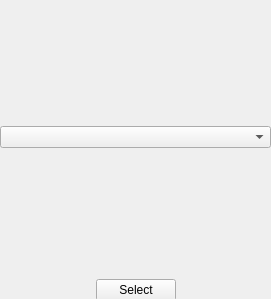
<?xml version="1.0" encoding="UTF-8"?>
<ui version="4.0">
 <class>ProfileSelect</class>
 <widget class="QWidget" name="ProfileSelect">
  <property name="geometry">
   <rect>
    <x>0</x>
    <y>0</y>
    <width>271</width>
    <height>299</height>
   </rect>
  </property>
  <property name="windowTitle">
   <string>Select profile</string>
  </property>
  <widget class="QWidget" name="verticalLayoutWidget">
   <property name="geometry">
    <rect>
     <x>0</x>
     <y>0</y>
     <width>271</width>
     <height>301</height>
    </rect>
   </property>
   <layout class="QVBoxLayout" name="verticalLayout">
    <item>
     <spacer name="verticalSpacer">
      <property name="orientation">
       <enum>Qt::Vertical</enum>
      </property>
      <property name="sizeHint" stdset="0">
       <size>
        <width>20</width>
        <height>40</height>
       </size>
      </property>
     </spacer>
    </item>
    <item>
     <widget class="QComboBox" name="profileListComboBox"/>
    </item>
    <item>
     <spacer name="verticalSpacer_2">
      <property name="orientation">
       <enum>Qt::Vertical</enum>
      </property>
      <property name="sizeHint" stdset="0">
       <size>
        <width>20</width>
        <height>40</height>
       </size>
      </property>
     </spacer>
    </item>
    <item>
     <layout class="QHBoxLayout" name="horizontalLayout">
      <item>
       <spacer name="horizontalSpacer">
        <property name="orientation">
         <enum>Qt::Horizontal</enum>
        </property>
        <property name="sizeHint" stdset="0">
         <size>
          <width>40</width>
          <height>20</height>
         </size>
        </property>
       </spacer>
      </item>
      <item>
       <widget class="QPushButton" name="selectPushButton">
        <property name="text">
         <string>Select</string>
        </property>
       </widget>
      </item>
      <item>
       <spacer name="horizontalSpacer_2">
        <property name="orientation">
         <enum>Qt::Horizontal</enum>
        </property>
        <property name="sizeHint" stdset="0">
         <size>
          <width>40</width>
          <height>20</height>
         </size>
        </property>
       </spacer>
      </item>
     </layout>
    </item>
   </layout>
  </widget>
 </widget>
 <resources/>
 <connections/>
</ui>
